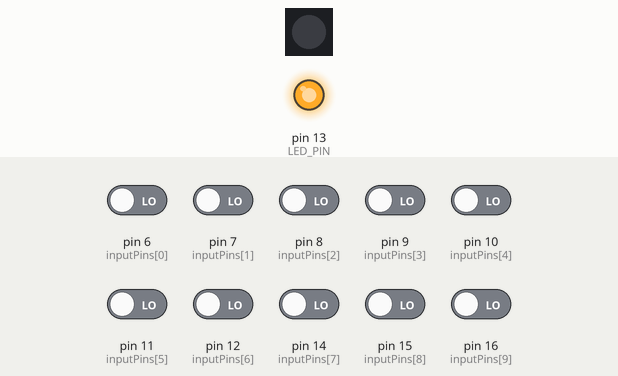
This sketch was run on a simulated Arduino Mega 2560, built with avr-gcc and run on an emulated ATmega2560. Shown: 1 RGB LEDs in strip order, left to right, output pins drawn as LEDs (lit = HIGH). Dashed ring = blinking. The test bench sets the inputs (shaded band); at power-on: pin 6 (inputPins[0]), pin 7 (inputPins[1]), pin 8 (inputPins[2]), pin 9 (inputPins[3]), pin 10 (inputPins[4]), pin 11 (inputPins[5]), pin 12 (inputPins[6]), pin 14 (inputPins[7]), pin 15 (inputPins[8]), pin 16 (inputPins[9]) LOW.

Above: at 0.1 s.
At 2.2 s:
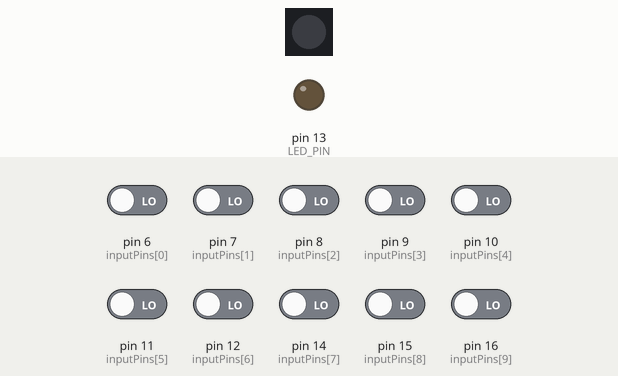
2.3 s: pin 6 (inputPins[0]) driven HIGH
At 3.45 s:
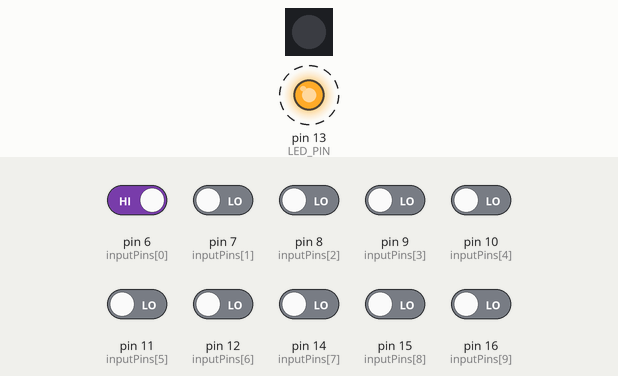
5.3 s: pin 6 (inputPins[0]) driven LOW
Timing chart, 0 to 11.6 s (numbered marks = the images above; inputs shaded):
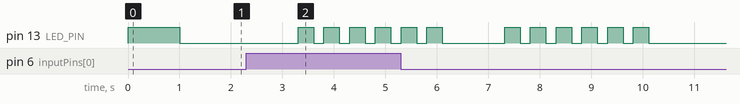

Measured:
- after the input at 2.3 s, pin 13 (LED_PIN): alternates HIGH for 0.30 s and LOW for 0.20 s, starting after 1.0 s

The sketch:

Button_Test.ino
```cpp
// Button_Test for SAMD21_USB by 10103.
// This is a basic diagnostic tool which will scan an array
// if IO pins specified in the result[] array, and when the
// value of any of those IO pins changes, it will flash the
// D13 LED the appropriate number of times to indicate the
// IO pin value.

#include <Adafruit_DotStar.h> // APA102 library
#include <SPI.h>              // SPI comms for APA102

// Define the LED pin
#define LED_PIN   13
// Define DOTSTAR DATA and CLOCK pins for the SAMD21_USB board
#define CLOCKPIN  40
#define DATAPIN   41
// There is only one pixel on the board
#define NUMPIXELS 1
// The maximum number of states
#define NUMSTATES 3

Adafruit_DotStar strip(1, DATAPIN, CLOCKPIN, DOTSTAR_BRG);
// The last parameter is optional -- this is the color data order of the
// DotStar strip, which has changed over time in different production runs.
// Your code just uses R,G,B colors, the library then reassigns as needed.
// Default is DOTSTAR_BRG, so change this if you have an earlier strip.

int state = 0;               // state variable - 0 = APA102 rainbow cycle
int ledState = LOW;          // the current led value
int lastButtonState = HIGH;  // the previous reading from the input pin

// Define input button pins and result arrays
int inputPins[10] = {6,7,8,9,10,11,12,14,15,16};
int result[10] = {1,1,1,1,1,1,1,1,1,1};
int oldres[10] = {1,1,1,1,1,1,1,1,1,1};

// the following variables are unsigned longs because the time, measured in
// milliseconds, will quickly become a bigger number than can be stored in an int.
unsigned long lastDebounceTime = 0;  // the last time the output pin was toggled
unsigned long debounceDelay = 50;    // the debounce time; increase if the output flickers

void setup() {

  // initialize serial communication at 9600 bits per second:
  Serial.begin(9600);
  // set IO pins
  for (int i=0; i<10; i++) {
     pinMode(inputPins[i],INPUT);
  }
  pinMode(LED_PIN, OUTPUT);
  // set LED to initial value
  digitalWrite(LED_PIN, ledState);
  // set up the APA102
  strip.begin(); // Initialize pins for output
  strip.show();  // Turn all LEDs off ASAP

  for (int i=0; i<10; i++) {
    digitalWrite(LED_PIN, HIGH);
    oldres[i] = digitalRead(inputPins[i]);
    delay(100); // small delay for stability
    digitalWrite(LED_PIN, LOW);
  }
}

void loop() {

  for (int i=0; i<10; i++) {
    result[i] = digitalRead(inputPins[i]);
    if (result[i] != oldres[i]) {
      //Serial.println((String)"Pin "+i+" changed value!");
      FlashLED(inputPins[i]);
      oldres[i] = result[i];
    }
    delay(1); // small delay for stability
  }

}

void FlashLED(int times) {

  digitalWrite(LED_PIN, LOW);
  delay(1000);

  for (int i=0; i<times; i++) {
    digitalWrite(LED_PIN, HIGH);
    delay(300);
    digitalWrite(LED_PIN, LOW);
    delay(200);
  }

}
```
